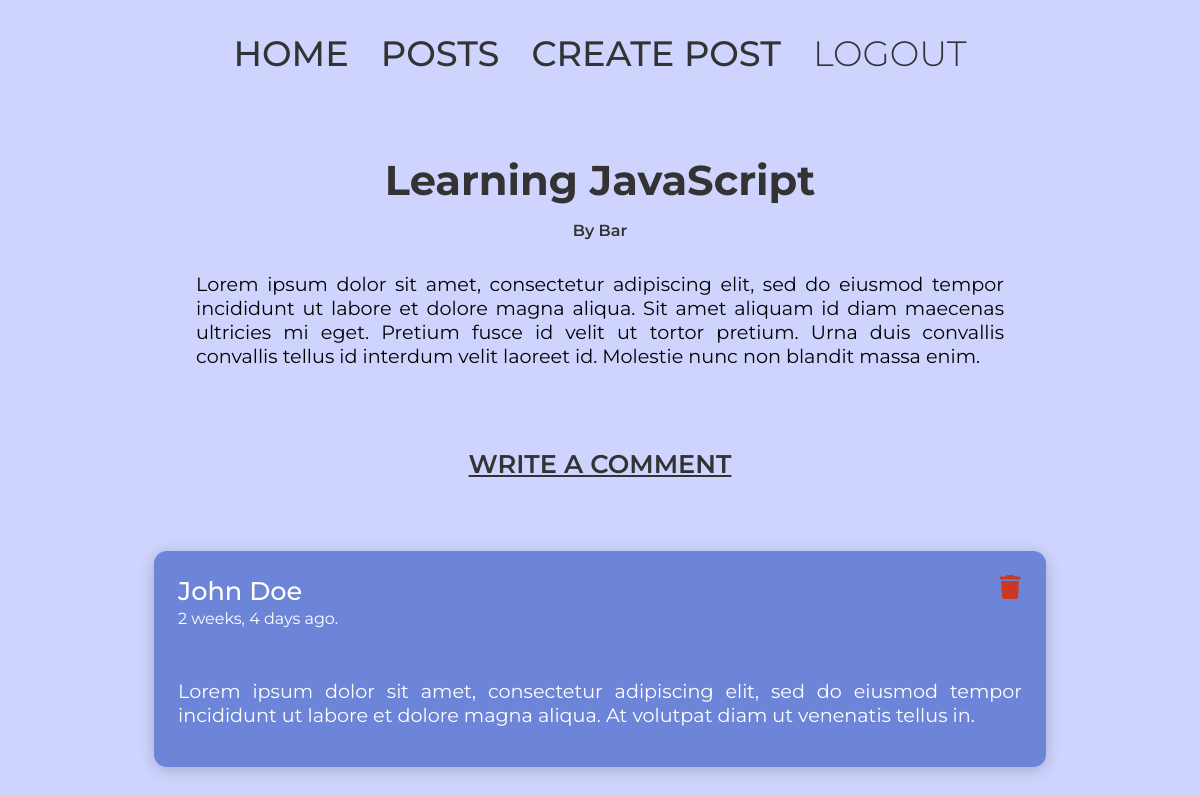
The page /comments/63 (signed in) on the database as committed earlier.
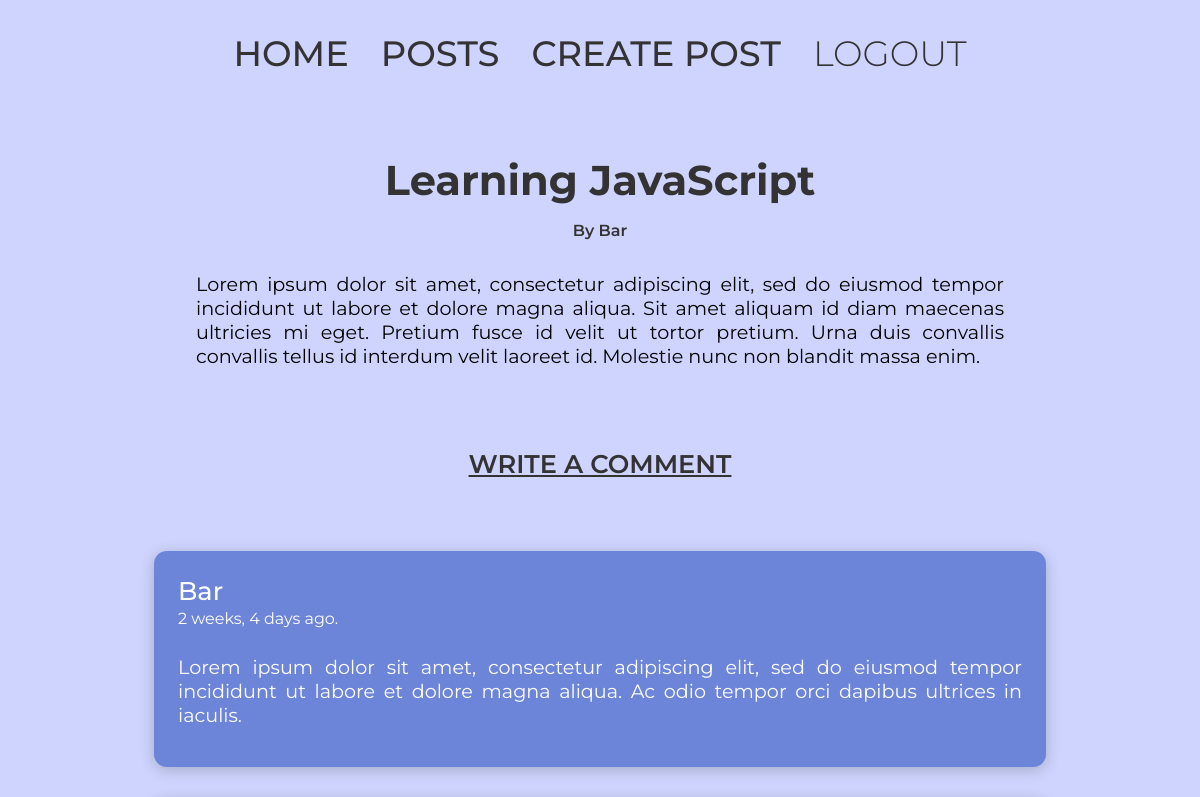
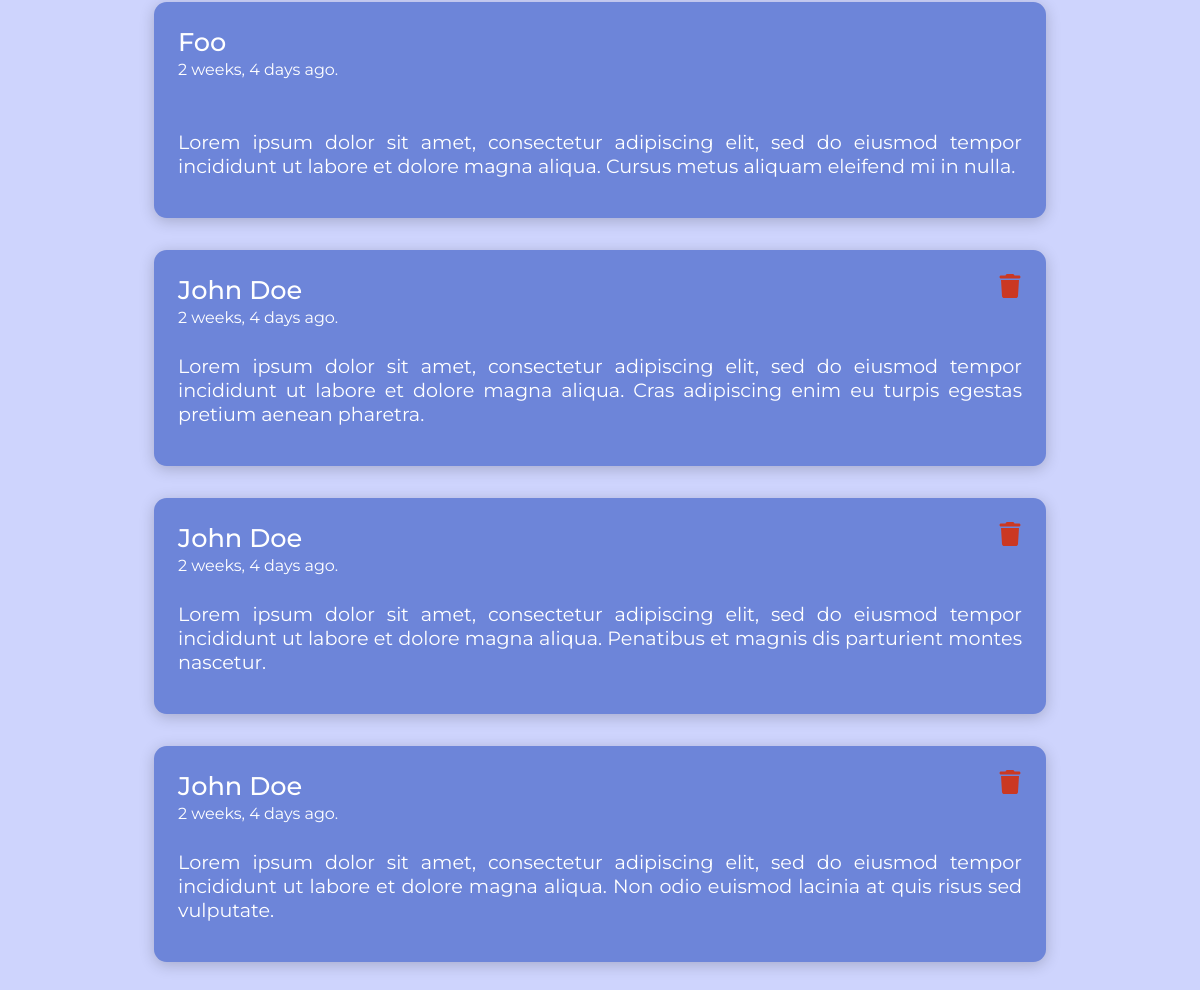
The same page on the database as committed later (2 pictures, top to bottom).
### main/models.py (models this page shows, shortened)
class Post(models.Model):
    post_content = models.TextField()
    post_title = models.CharField(max_length=120)
    created_at = models.DateTimeField(auto_now_add=True)
    post_author = models.ForeignKey(User, on_delete=models.CASCADE)
    post_likes = models.ManyToManyField(User, default=None, blank=True, related_name="likes")

class Comment(models.Model):
    comment_content = models.TextField()
    created_at = models.DateTimeField(auto_now_add=True)
    commented_by = models.ForeignKey(User, on_delete=models.CASCADE)
    commented_post = models.ForeignKey(Post, on_delete=models.CASCADE)

### main/views.py (the view)
# urls.py: path("comments/<int:id>", views.commentsPage, name="comments"),
@login_required(login_url="login")
def commentsPage(request, id):
    try:
        post = Post.objects.get(id=id)
    except:
        return render(request, "main/error.html", {"error_message": "Post not found!"})
    post.post_comments = post.comment_set.all().order_by("-created_at")
    return render(request, "main/comments.html", {"post": post})

### main/templates/main/comments.html (shortened to what this page needs)
{% extends 'index.html' %} {% load static %} {% block content %}
<section class="comments_container">
  {% if not post.post_comments %}
  <h1 class="allPosts_heading">No comments found.</h1>
  <a class="comment_text" href="{% url 'create-comment' post.id %}">Write a comment</a>
  {% else %}
  <h1 class="comments_heading">{{post.post_title}}</h1>
  <span class="postAuthor_comments">By {{post.post_author}}</span>
  <p class="comments_postContent">{{post.post_content}}</p>
  <a class="comment_text" href="{% url 'create-comment' post.id %}">Write a comment</a>
  <section class="comments_section">
    {% for comment in post.post_comments %}
    <div class="comment_wrapper">
      <div class="comment_details">
        <div class="details_wrapper">
          <span class="comment_author">{{comment.commented_by}}</span>
          <span class="comment_date">{{comment.created_at | timesince}} ago.</span>
        </div>
        {% if user == comment.commented_by %}
        <a href="{% url 'delete-comment' comment.id %}">
          <img class="delete_logo" src="{% static 'images/trash.svg' %}" alt="delete-logo" />
        </a>
        {% endif %}
      </div>
      <p class="comment_content">{{comment.comment_content}}</p>
    </div>
    {% endfor %}
  </section>
  {% endif %} {% endblock content %}

### templates/index.html (shortened to what this page needs)
{% load static %}
<html lang="en">
  <head>
    <link rel="stylesheet" href="{% static 'stylesheets/global.css' %}" />
  </head>
  <body>
    <div class="main_container">{% include 'nav.html' %} {% block content %}{% endblock %}</div>
  </body>
</html>

### templates/nav.html
<nav class="nav_container">
  <ul class="list_wrapper">
    {% if request.user.is_authenticated %}
    <div class="main_links">
      <li><a href="{% url 'home' %}">HOME</a></li>
      <li><a href="{% url 'all-posts' %}">POSTS</a></li>
      <li><a href="{% url 'create-post' %}">CREATE POST</a></li>
    </div>
    <li class="logout"><a href="{% url 'logout' %}">LOGOUT</a></li>
    {% else %}
    <div class="loggedOut_links">
      <li><a href="{% url 'home' %}">HOME</a></li>
      <li><a href="{% url 'login' %}">LOGIN</a></li>
      <li><a href="{% url 'register' %}">REGISTER</a></li>
    </div>
    {% endif %}
  </ul>
</nav>

### static/stylesheets/global.css (style rules this page uses)
:root { --bg-fnt: 2.2rem; --md-fnt: 1.6rem; --sm-fnt: 1.2rem; --xsm-fnt: 0.8rem; --xbg-heading: 4rem; --bg-heading: 3.2rem; --md-heading: 2.6rem; --sm-heading: 2.2rem; --fnt-montserrat: 'Montserrat', sans-serif; --fnt-black: hsl(0, 0%, 20%); --body-clr: hsl(232, 92%, 90%); --red-clr: hsl(0, 95%, 59%); --white-clr: hsl(100, 100%, 100%); --light-blue-clr: hsl(227, 59%, 64%); --subtle-box-shadow: 0px 3px 15px rgba(0, 0, 0, 0.2); --subtle-text-shadow: 3px 5px 2px rgba(0, 0, 0, 0.2); --grey-filter-clr: brightness(0) saturate(100%) invert(52%) sepia(0%) saturate(185%) hue-rotate(183deg) brightness(97%) contrast(100%); --dark-blue-clr: brightness(0) saturate(100%) invert(18%) sepia(99%) saturate(3188%) hue-rotate(250deg) brightness(77%) contrast(102%); --red-filter-clr: brightness(0) saturate(100%) invert(28%) sepia(56%) saturate(4487%) hue-rotate(345deg) brightness(104%) contrast(96%); --light-red-filter-clr: brightness(0) saturate(100%) invert(33%) sepia(88%) saturate(1598%) hue-rotate(343deg) brightness(79%) contrast(102%); --light-green-filter-clr: brightness(0) saturate(100%) invert(66%) sepia(99%) saturate(2104%) hue-rotate(98deg) brightness(92%) contrast(98%); }
* { margin: 0; padding: 0; list-style: none; text-decoration: none; box-sizing: border-box; font-family: var(--fnt-montserrat), Arial, Helvetica, sans-serif; }
body { min-height: 100vh; background-color: var(--body-clr); }
.main_container { width: 100%; display: flex; align-items: center; padding-bottom: 5rem; flex-direction: column; }
.nav_container { width: 100%; display: flex; padding: 2rem 6rem; justify-content: center; }
.list_wrapper { gap: 2rem; display: flex; font-weight: 500; align-items: center; font-size: var(--md-fnt); }
.list_wrapper a { color: var(--fnt-black); font-size: var(--bg-fnt); }
.main_links { gap: 2rem; display: flex; justify-content: center; }
.logout { font-weight: 300; }
.comment_logo, .delete_logo, .update_logo { width: 1.5rem; height: 1.5rem; }
.delete_logo { filter: var(--light-red-filter-clr); }
.comments_container { width: 100%; display: flex; align-items: center; flex-direction: column; }
.comments_heading { margin: 3rem 0 0; color: var(--fnt-black); font-size: var(--md-heading); }
.postAuthor_comments { margin-top: 1rem; font-weight: 600; color: var(--fnt-black); }
.comments_postContent { width: 70%; padding: 0 1rem; margin-top: 2rem; text-align: justify; font-size: var(--sm-fnt); }
.comment_text { font-weight: 600; margin-top: 5rem; color: var(--fnt-black); font-size: var(--md-fnt); text-transform: uppercase; text-decoration: underline; }
.comments_section { gap: 2rem; width: 85%; display: flex; align-items: center; flex-direction: column; padding: 4.5rem 4rem 0; justify-content: center; }
.comment_wrapper { width: 100%; display: flex; padding: 1.5rem; min-height: 13.5rem; border-radius: 0.8rem; flex-direction: column; color: var(--white-clr); box-shadow: var(--subtle-box-shadow); background-color: var(--light-blue-clr); }
.comment_details { display: flex; margin-bottom: 0.6rem; justify-content: space-between; }
.details_wrapper { display: flex; flex-direction: column; }
.comment_author { font-weight: 500; font-size: var(--md-fnt); text-transform: capitalize; }
.comment_date { margin-top: 0.2rem; }
.comment_content { margin-top: auto; margin-bottom: 1rem; text-align: justify; font-size: var(--sm-fnt); }

Rows that differ between the two databases and show on the page:
removed Comment: commented_by "John Doe", created_at "2 weeks, 4 days", comment_content "Lorem ipsum dolor sit amet, consectetur adipiscing elit, sed do eiusmod tempor incididunt ut labore et dolore magna aliqua. At volutpat diam ut venenatis tellus in."
added Comment: commented_by "Bar", created_at "2 weeks, 4 days", comment_content "Lorem ipsum dolor sit amet, consectetur adipiscing elit, sed do eiusmod tempor incididunt ut labore et dolore magna aliqua. Ac odio tempor orci dapibus ultrices in iaculis."
added Comment: commented_by "Foo", created_at "2 weeks, 4 days", comment_content "Lorem ipsum dolor sit amet, consectetur adipiscing elit, sed do eiusmod tempor incididunt ut labore et dolore magna aliqua. Cursus metus aliquam eleifend mi in nulla."
added Comment: commented_by "John Doe", created_at "2 weeks, 4 days", comment_content "Lorem ipsum dolor sit amet, consectetur adipiscing elit, sed do eiusmod tempor incididunt ut labore et dolore magna aliqua. Cras adipiscing enim eu turpis egestas pretium aenean pharetra."
added Comment: commented_by "John Doe", created_at "2 weeks, 4 days", comment_content "Lorem ipsum dolor sit amet, consectetur adipiscing elit, sed do eiusmod tempor incididunt ut labore et dolore magna aliqua. Penatibus et magnis dis parturient montes nascetur."
added Comment: commented_by "John Doe", created_at "2 weeks, 4 days", comment_content "Lorem ipsum dolor sit amet, consectetur adipiscing elit, sed do eiusmod tempor incididunt ut labore et dolore magna aliqua. Non odio euismod lacinia at quis risus sed vulputate."
